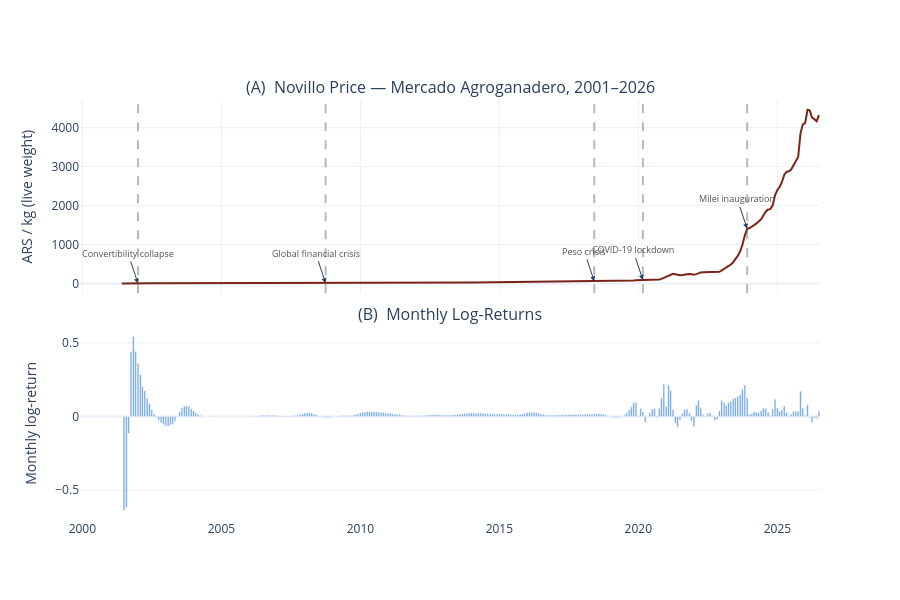

Notebook code cell kept with this figure:
### Markdown cell above
## 2 — Exploratory Analysis

Before forecasting, we examine the key features of the series: trend, seasonality, structural breaks, and stationarity.

### Code cell
# ── 2.1  Level plot (interactive) ────────────────────────────────
import pandas as pd

fig = make_subplots(rows=2, cols=1, shared_xaxes=True, vertical_spacing=0.08,
                    subplot_titles=['(A)  Novillo Price — Mercado Agroganadero, 2001–2026',
                                   '(B)  Monthly Log-Returns'])

# Panel A — price level
fig.add_trace(go.Scatter(
    x=df.index, y=df['novillo_ars_kg'], mode='lines',
    name='Novillo price', line=dict(color=UOE_RED, width=2),
    hovertemplate='%{x|%b %Y}<br>%{y:,.0f} ARS/kg<extra></extra>'
), row=1, col=1)

# Key events
events = {
    '2002-01': 'Convertibility collapse',
    '2008-10': 'Global financial crisis',
    '2018-06': 'Peso crisis',
    '2020-03': 'COVID-19 lockdown',
    '2023-12': 'Milei inauguration',
}
for d, label in events.items():
    ts = pd.Timestamp(d)
    nearest_idx = df.index[df.index.get_indexer([ts], method='nearest')[0]]
    y_val = float(df.at[nearest_idx, 'novillo_ars_kg'])
    fig.add_vline(x=ts, line_dash='dash', line_color=UOE_GREY, opacity=0.4)
    fig.add_annotation(x=ts, y=y_val, text=label, showarrow=True, arrowhead=2,
                       font=dict(size=9, color=UOE_GREY), row=1, col=1)

# Panel B — log-returns
fig.add_trace(go.Bar(
    x=df.index, y=df['log_return'], name='Log-return',
    marker_color=UOE_BLUE, opacity=0.7,
    hovertemplate='%{x|%b %Y}<br>Return: %{y:.3f}<extra></extra>'
), row=2, col=1)

fig.update_layout(height=600, showlegend=False,
                  yaxis_title='ARS / kg (live weight)',
                  yaxis2_title='Monthly log-return')
fig.show()

### Figure 1 — Plotly figure (JSON) as saved in the notebook; plotly's stock layout.template omitted (floating-point values rounded to 4 significant figures; data arrays with more than 128 entries replaced by an {"elided": "..."} marker saying what was removed)
{"data": [{"hovertemplate": "%{x|%b %Y}<br>%{y:,.0f} ARS/kg<extra></extra>", "line": {"color": "#7A2318", "width": 2}, "mode": "lines", "name": "Novillo price", "type": "scatter", "x": {"elided": "302 str values"}, "xaxis": "x", "y": {"elided": "302 float values"}, "yaxis": "y"}, {"hovertemplate": "%{x|%b %Y}<br>Return: %{y:.3f}<extra></extra>", "marker": {"color": "#2a78d6"}, "name": "Log-return", "opacity": 0.7, "type": "bar", "x": {"elided": "302 str values"}, "xaxis": "x2", "y": {"elided": "302 float values"}, "yaxis": "y2"}], "layout": {"annotations": [{"font": {"size": 16}, "showarrow": false, "text": "(A)  Novillo Price — Mercado Agroganadero, 2001–2026", "x": 0.5, "xanchor": "center", "xref": "paper", "y": 1.0, "yanchor": "bottom", "yref": "paper"}, {"font": {"size": 16}, "showarrow": false, "text": "(B)  Monthly Log-Returns", "x": 0.5, "xanchor": "center", "xref": "paper", "y": 0.46, "yanchor": "bottom", "yref": "paper"}, {"arrowhead": 2, "font": {"color": "#52514e", "size": 9}, "showarrow": true, "text": "Convertibility collapse", "x": "2002-01-01T00:00:00", "xref": "x", "y": 3.104, "yref": "y"}, {"arrowhead": 2, "font": {"color": "#52514e", "size": 9}, "showarrow": true, "text": "Global financial crisis", "x": "2008-10-01T00:00:00", "xref": "x", "y": 10.25, "yref": "y"}, {"arrowhead": 2, "font": {"color": "#52514e", "size": 9}, "showarrow": true, "text": "Peso crisis", "x": "2018-06-01T00:00:00", "xref": "x", "y": 57.0, "yref": "y"}, {"arrowhead": 2, "font": {"color": "#52514e", "size": 9}, "showarrow": true, "text": "COVID-19 lockdown", "x": "2020-03-01T00:00:00", "xref": "x", "y": 92.26, "yref": "y"}, {"arrowhead": 2, "font": {"color": "#52514e", "size": 9}, "showarrow": true, "text": "Milei inauguration", "x": "2023-12-01T00:00:00", "xref": "x", "y": 1405.0, "yref": "y"}], "height": 600, "shapes": [{"line": {"color": "#52514e", "dash": "dash"}, "opacity": 0.4, "type": "line", "x0": "2002-01-01T00:00:00", "x1": "2002-01-01T00:00:00", "xref": "x", "y0": 0, "y1": 1, "yref": "y domain"}, {"line": {"color": "#52514e", "dash": "dash"}, "opacity": 0.4, "type": "line", "x0": "2008-10-01T00:00:00", "x1": "2008-10-01T00:00:00", "xref": "x", "y0": 0, "y1": 1, "yref": "y domain"}, {"line": {"color": "#52514e", "dash": "dash"}, "opacity": 0.4, "type": "line", "x0": "2018-06-01T00:00:00", "x1": "2018-06-01T00:00:00", "xref": "x", "y0": 0, "y1": 1, "yref": "y domain"}, {"line": {"color": "#52514e", "dash": "dash"}, "opacity": 0.4, "type": "line", "x0": "2020-03-01T00:00:00", "x1": "2020-03-01T00:00:00", "xref": "x", "y0": 0, "y1": 1, "yref": "y domain"}, {"line": {"color": "#52514e", "dash": "dash"}, "opacity": 0.4, "type": "line", "x0": "2023-12-01T00:00:00", "x1": "2023-12-01T00:00:00", "xref": "x", "y0": 0, "y1": 1, "yref": "y domain"}], "showlegend": false, "xaxis": {"anchor": "y", "domain": [0.0, 1.0], "matches": "x2", "showticklabels": false}, "xaxis2": {"anchor": "y2", "domain": [0.0, 1.0]}, "yaxis": {"anchor": "x", "domain": [0.54, 1.0], "title": {"text": "ARS / kg (live weight)"}}, "yaxis2": {"anchor": "x2", "domain": [0.0, 0.46], "title": {"text": "Monthly log-return"}}}}
